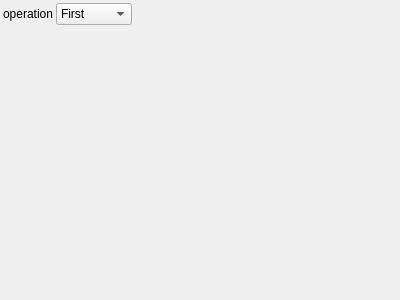
<?xml version="1.0" encoding="UTF-8"?>
<ui version="4.0">
 <class>OperationParametersControlWidget</class>
 <widget class="QWidget" name="OperationParametersControlWidget">
  <property name="geometry">
   <rect>
    <x>0</x>
    <y>0</y>
    <width>400</width>
    <height>300</height>
   </rect>
  </property>
  <property name="windowTitle">
   <string>OperationParameters</string>
  </property>
   <layout class="QGridLayout" name="gridLayout">
    <property name="margin">
     <number>3</number>
    </property>
    <property name="spacing">
     <number>3</number>
    </property>
    <item row="0" column="0">
     <widget class="QLabel" name="label_0">
       <property name="text">
         <string>operation</string>
       </property>
     </widget>
    </item>
    <item row="0" column="1">
     <widget class="QComboBox" name="operationComboBox">
       <property name="currentIndex">
         <number>0</number>
       </property>
       <item>
        <property name="text">
         <string>First</string>
        </property>
       </item>
       <item>
        <property name="text">
         <string>Second</string>
        </property>
       </item>
       <item>
        <property name="text">
         <string>Add</string>
        </property>
       </item>
       <item>
        <property name="text">
         <string>Subtract</string>
        </property>
       </item>
       <item>
        <property name="text">
         <string>Min</string>
        </property>
       </item>
       <item>
        <property name="text">
         <string>Max</string>
        </property>
       </item>
       <property name="toolTip">
         <string>operation</string>
       </property>
     </widget>
    </item>
   <item row="1" column="0">
    <spacer name="verticalSpacer">
     <property name="orientation">
      <enum>Qt::Vertical</enum>
     </property>
     <property name="sizeHint" stdset="0">
      <size>
       <width>0</width>
       <height>0</height>
      </size>
     </property>
    </spacer>
   </item>
   <item row="1" column="2">
    <spacer name="horizontalSpacer">
     <property name="orientation">
      <enum>Qt::Horizontal</enum>
     </property>
     <property name="sizeHint" stdset="0">
      <size>
       <width>0</width>
       <height>0</height>
      </size>
     </property>
    </spacer>
   </item>
  </layout>
 </widget>
 <layoutdefault spacing="3" margin="3"/>
 <resources/>
 <connections>
  <connection>
   <sender>operationComboBox</sender>
   <signal>currentIndexChanged(int)</signal>
   <receiver>OperationParametersControlWidget</receiver>
   <slot>changeParameters()</slot>
  </connection>
 </connections>
 <slots>
  <slot>changeParameters()</slot>
 </slots>
 <customwidgets>
 </customwidgets>
</ui>
